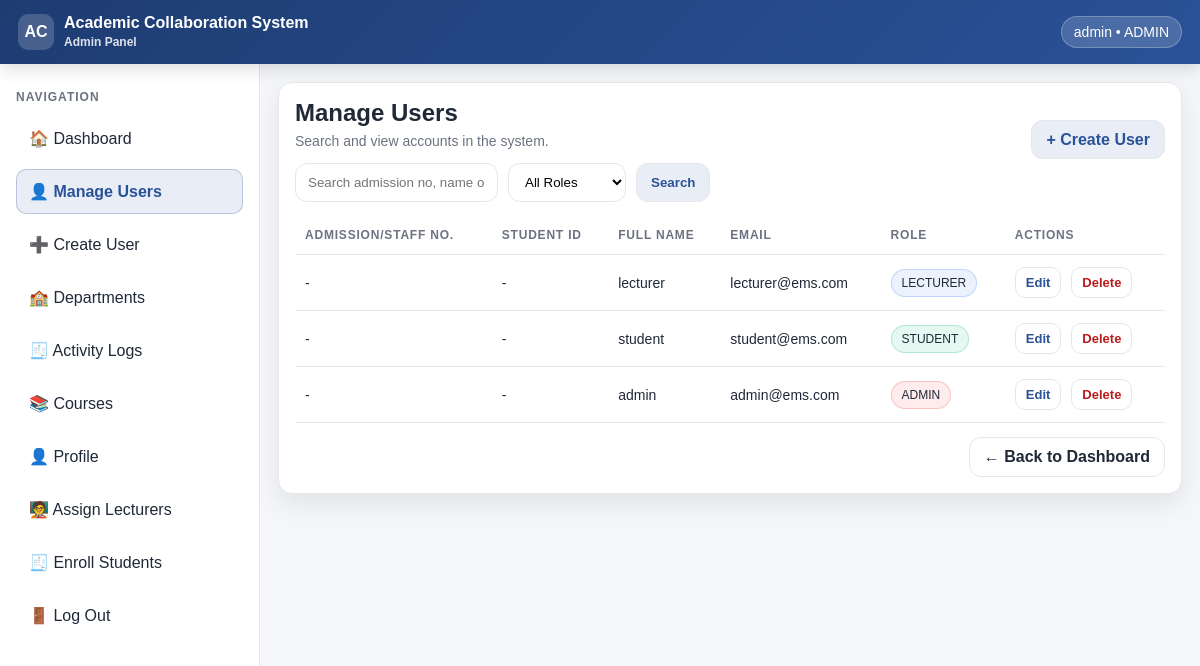
/admin/manage_users.php (signed in), run on the app's committed database.
### tables this page shows
create table users(
    userID int(10) PRIMARY KEY AUTO_INCREMENT,
    full_name varchar(50) NOT NULL,
    admission_no VARCHAR(30) NULL,
    staff_no VARCHAR(20) NULL,
    email varchar(255) NOT NULL,
    password varchar(255) NOT NULL,
    role ENUM('ADMIN', 'LECTURER', 'STUDENT') NOT NULL,
    must_change_password TINYINT(1) NOT NULL DEFAULT 1,
    created_at TIMESTAMP DEFAULT CURRENT_TIMESTAMP
);

### admin/manage_users.php (the view, shortened to what this page needs)
<?php
require_once __DIR__ . "/../config/db.php";
$base = "/education%20system";
$q = trim($_GET["q"] ?? "");
$sql = "SELECT userID, full_name, email, role, admission_no, staff_no FROM users WHERE 1=1";
$params = [];
$sql .= " ORDER BY userID DESC";
$stmt = $pdo->prepare($sql);
$stmt->execute($params);
$users = $stmt->fetchAll();
function roleBadgeClass(string $r): string
{
  $r = strtoupper($r);
  if ($r === "ADMIN") return "admin";
  if ($r === "LECTURER") return "lecturer";
  return "student";
}
?>
<!doctype html>
<html lang="en">
<head>
  <link rel="stylesheet" href="<?= $base ?>/assets/css/manage_users.css">
</head>
<body>
  <div class="topbar">
    <div class="brand">
      <div class="brand-badge">AC</div>
      <div>
        Academic Collaboration System<br>
        <span style="font-size:12px;opacity:.85;">Admin Panel</span>
      </div>
    </div>
    <div class="user">
      <div class="pill">
        <?= htmlspecialchars($_SESSION["user"]["full_name"]) ?> • ADMIN
      </div>
    </div>
  </div>
  <div class="layout">
    <aside class="sidebar">
      <h4>Navigation</h4>
      <ul class="nav">
        <li><a href="<?= $base ?>/admin/dashboard.php">🏠 Dashboard</a></li>
        <li><a class="active" href="<?= $base ?>/admin/manage_users.php">👤 Manage Users</a></li>
        <li><a href="<?= $base ?>/admin/create_user.php">➕ Create User</a></li>
        <li><a href="<?= $base ?>/admin/manage_departments.php">🏫 Departments</a></li>
        <li><a href="<?= $base ?>/admin/activity_logs.php">🧾 Activity Logs</a></li>
        <li><a href="<?= $base ?>/admin/manage_courses.php">📚 Courses</a></li>
        <li><a href="<?= $base ?>/admin/profile.php">👤 Profile</a></li>
        <li><a href="<?= $base ?>/admin/assign_lecturers.php">🧑‍🏫 Assign Lecturers</a></li>
        <li><a href="<?= $base ?>/admin/enroll_students.php">🧾 Enroll Students</a></li>
        <li><a href="<?= $base ?>/auth/logout.php">🚪 Log Out</a></li>
      </ul>
    </aside>
    <main class="content">
      <div class="card">
        <div class="header">
          <div>
            <h2>Manage Users</h2>
            <p>Search and view accounts in the system.</p>
          </div>
          <div>
            <a class="btn" href="<?= $base ?>/admin/create_user.php">+ Create User</a>
          </div>
        </div>
        <form class="filters" method="get">
          <input id="searchInput" type="text" name="q"
            placeholder="Search admission no, name or email..."
            value="<?= htmlspecialchars($q) ?>" autocomplete="off">
          <select name="role">
            <option value="">All Roles</option>
          </select>
          <button class="btn" type="submit">Search</button>
        </form>
        <div class="table-wrap">
  <table id="usersTable">
    <thead>
      <tr>
        <th>Admission/Staff No.</th>
        <th>Student ID</th>
        <th>Full Name</th>
        <th>Email</th>
        <th>Role</th>
        <th>Actions</th>
      </tr>
    </thead>
    <tbody id="usersTbody">
      <?php if (!$users): ?>
        <tr class="no-data"><td colspan="5">No users found.</td></tr>
      <?php else: ?>
        <?php foreach ($users as $u): ?>
          <tr class="user-row">
            <td class = "col-staffno" >
              <?= htmlspecialchars((string)($u["staff_no"] ?? "-")) ?>
            </td>
            <td class="col-adm">
              <?= htmlspecialchars((string)($u["admission_no"] ?? "-")) ?>
            </td>
            <td class="col-name"><?= htmlspecialchars((string)$u["full_name"]) ?></td>
            <td class="col-email"><?= htmlspecialchars((string)$u["email"]) ?></td>
            <td class="col-role">
              <span class="badge <?= roleBadgeClass((string)$u["role"]) ?>">
                <?= htmlspecialchars((string)$u["role"]) ?>
              </span>
            </td>
            <td>
              <div class="action-links">
                <a class="action-link" href="<?= $base ?>/admin/edit_user.php?id=<?= (int)$u["userID"] ?>">Edit</a>
                <a class="action-link danger" href="<?= $base ?>/admin/delete_user.php?id=<?= (int)$u["userID"] ?>">Delete</a>
              </div>
            </td>
          </tr>
        <?php endforeach; ?>
      <?php endif; ?>
    </tbody>
  </table>
</div>
        <div class="footer-row">
          <a class="back" href="<?= $base ?>/admin/dashboard.php">← Back to Dashboard</a>
        </div>
      </div>
    </main>
  </div>
</body>
</html>

### assets/css/manage_users.css (style rules this page uses)
:root { --bg:#f4f6f9; --card:#ffffff; --text:#1f2937; --muted:#6b7280; --primary:#1e3c72; --primary2:#2a5298; --border:#e5e7eb; --shadow:0 10px 25px rgba(0,0,0,0.08); --radius:14px; }
* { box-sizing:border-box; font-family: Arial, sans-serif; }
body { margin:0; background:var(--bg); color:var(--text); }
.topbar { height:64px; background:linear-gradient(135deg,var(--primary),var(--primary2)); color:white; display:flex; align-items:center; justify-content:space-between; padding:0 18px; position:sticky; top:0; z-index:10; box-shadow:0 6px 15px rgba(0,0,0,0.12); }
.brand { display:flex; gap:10px; align-items:center; font-weight:700; }
.brand-badge { width:36px;height:36px;border-radius:10px; background:rgba(255,255,255,0.18); display:grid;place-items:center;font-weight:800; }
.user .pill { padding:7px 12px; background:rgba(255,255,255,0.16); border:1px solid rgba(255,255,255,0.25); border-radius:999px; font-size:14px; }
.layout { display:grid; grid-template-columns:260px 1fr; min-height:calc(100vh - 64px); }
.sidebar { background:#fff; border-right:1px solid var(--border); padding:16px; }
.sidebar h4 { margin:10px 0 12px; color:var(--muted); font-size:12px; letter-spacing:1px; text-transform:uppercase; }
.nav { list-style:none; padding:0; margin:0; }
.nav a { display:flex; align-items:center; gap:10px; padding:12px 12px; margin-bottom:8px; border-radius:10px; text-decoration:none; color:var(--text); border:1px solid transparent; }
.nav a.active { background:rgba(42,82,152,0.10); border:1px solid rgba(42,82,152,0.25); color:var(--primary2); font-weight:700; }
.content { padding:18px; }
.card { background:var(--card); border:1px solid var(--border); border-radius:var(--radius); padding:16px; box-shadow:var(--shadow); }
.header { display:flex; justify-content:space-between; align-items:flex-end; gap:14px; margin-bottom:14px; }
.header h2 { margin:0; }
.header p { margin:6px 0 0; color:var(--muted); font-size:14px; }
.filters { display:flex; flex-wrap:wrap; gap:10px; margin-top:12px; }
.filters input, .filters select { padding:10px 12px; border:1px solid var(--border); border-radius:12px; outline:none; background:#fff; }
.btn { padding:10px 14px; border-radius:12px; border:1px solid var(--border); background:rgba(42,82,152,0.10); color:var(--primary2); font-weight:700; cursor:pointer; text-decoration: none; }
.table-wrap { overflow:auto; margin-top:14px; }
table { width:100%; border-collapse:collapse; min-width:720px; }
th, td { text-align:left; padding:12px 10px; border-bottom:1px solid var(--border); font-size:14px; }
th { color:var(--muted); font-weight:700; font-size:12px; text-transform:uppercase; letter-spacing:.8px; }
.badge { display:inline-block; padding:6px 10px; border-radius:999px; font-size:12px; border:1px solid var(--border); }
.badge.admin { background:rgba(239,68,68,0.10); border-color:rgba(239,68,68,0.25); }
.badge.lecturer { background:rgba(59,130,246,0.10); border-color:rgba(59,130,246,0.25); }
.badge.student { background:rgba(16,185,129,0.10); border-color:rgba(16,185,129,0.25); }
.action-links { display:flex; gap:10px; flex-wrap:wrap; }
.action-link { text-decoration:none; padding:7px 10px; border-radius:10px; border:1px solid var(--border); font-weight:700; font-size:13px; color:var(--primary2); background:#fff; }
.action-link.danger { color:#b91c1c; }
.footer-row { display:flex; justify-content:flex-end; margin-top:14px; }
.back { text-decoration:none; padding:10px 14px; border:1px solid var(--border); border-radius:12px; background:#fff; color:var(--text); font-weight:700; }

### data on the page
users: staff_no "-", admission_no "-", full_name "lecturer", email "lecturer@ems.com", role "LECTURER"
users: staff_no "-", admission_no "-", full_name "student", email "student@ems.com", role "STUDENT"
users: staff_no "-", admission_no "-", full_name "admin", email "admin@ems.com", role "ADMIN"

### other printed values
$_SESSION["user"]["full_name"] "admin"
